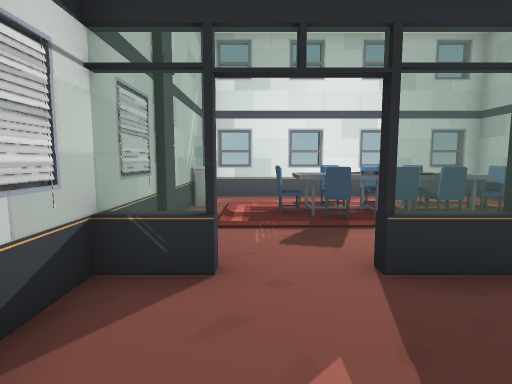
view 1 (above)

24 first-person views from a walk through a Unity game level. The camera is 1.3 m above the floor, tilts 6° down and sees 80° across. Doors are open. The floor is counted in squares, 1 m on a side. Each view is taken from the middle of a square. On the plan, view 1 faces up. The plan holds only what a view shows up to about 14 squares ahead; the rest is blank. The place goes on beyond the plan. Some animated figures are not drawn. Some surface patterns are stand-ins.

view 2
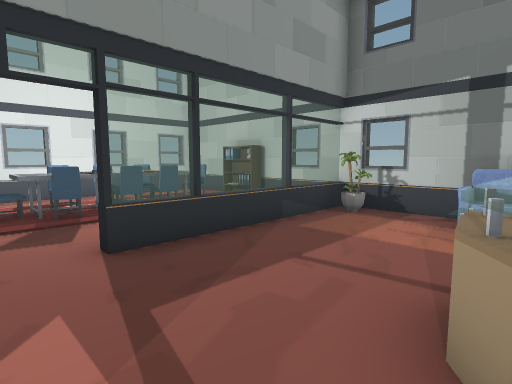

view 3
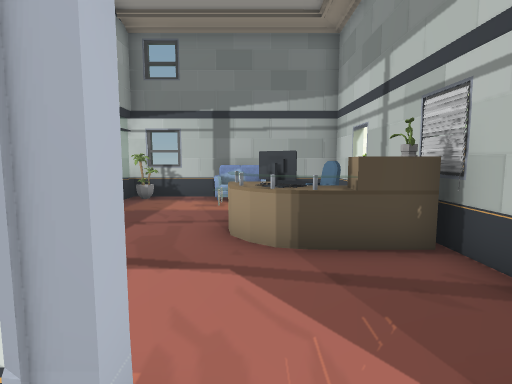

view 4
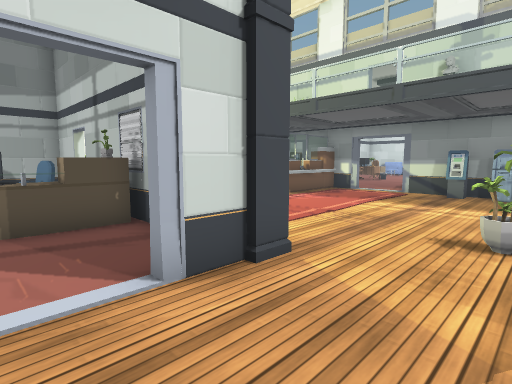

view 5
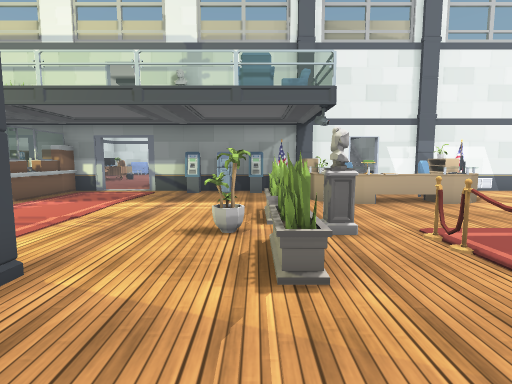

view 6
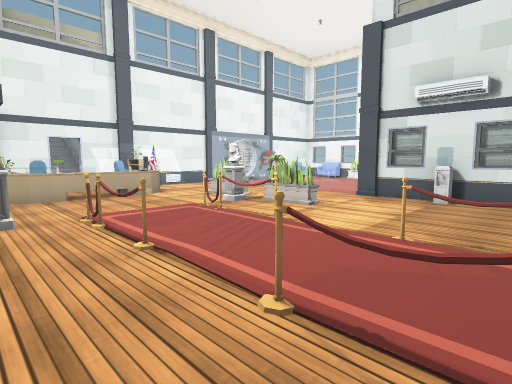

view 7
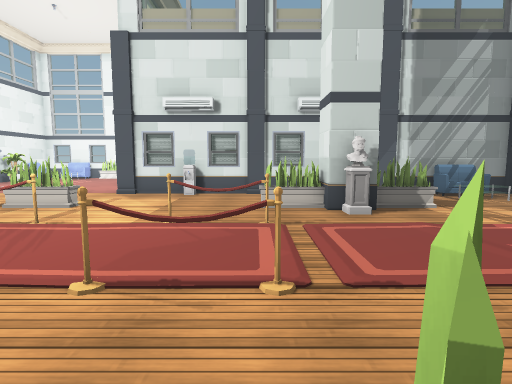

view 8
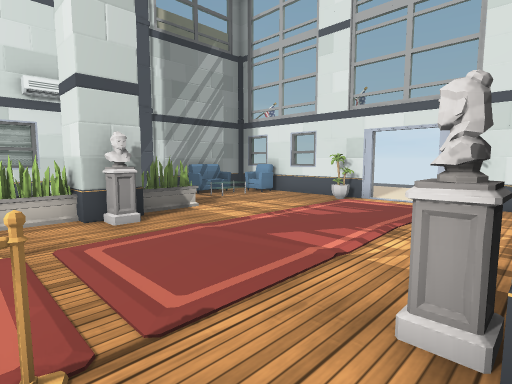

view 9
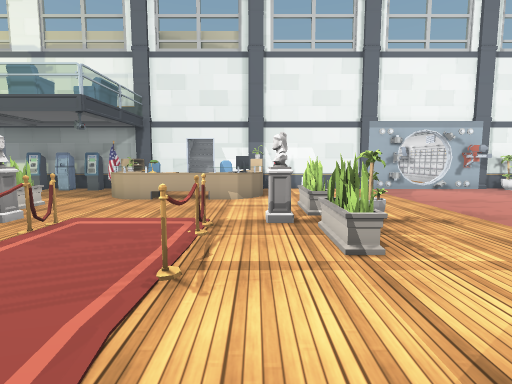

view 10
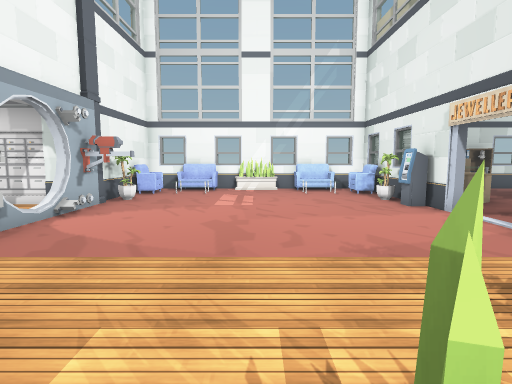

view 11
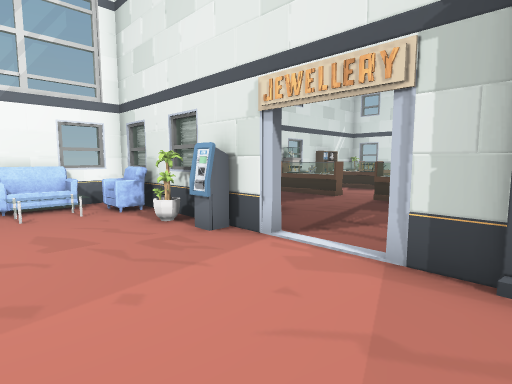

view 12
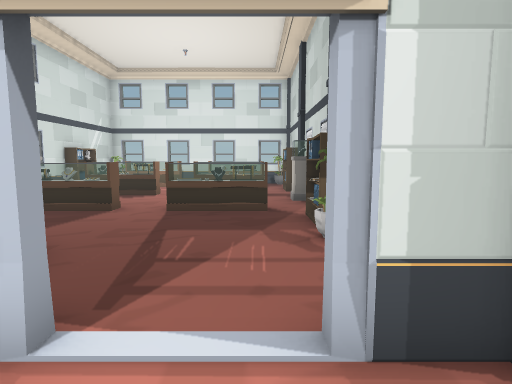

view 13
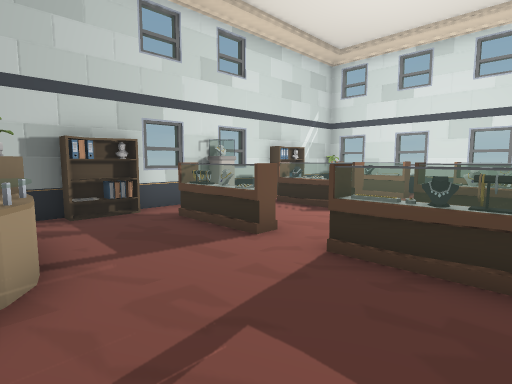

view 14
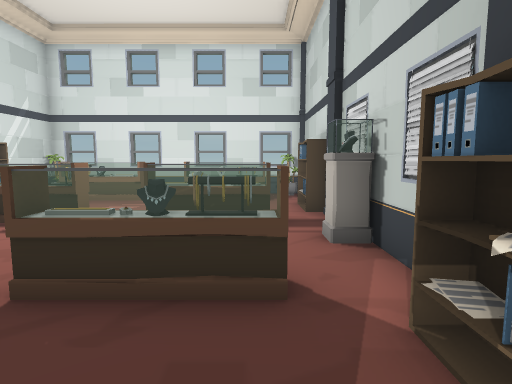

view 15
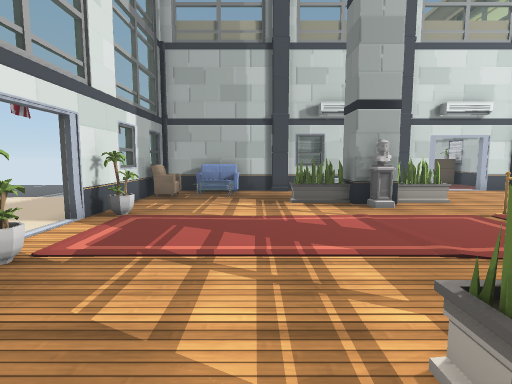

view 16
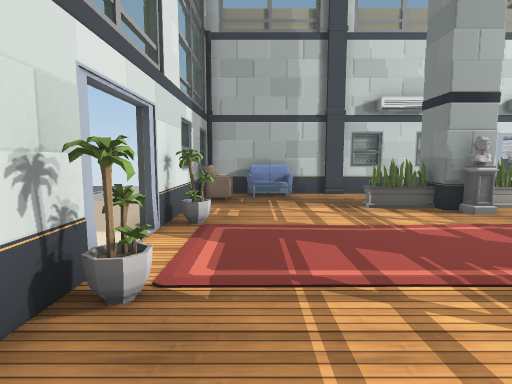

view 17
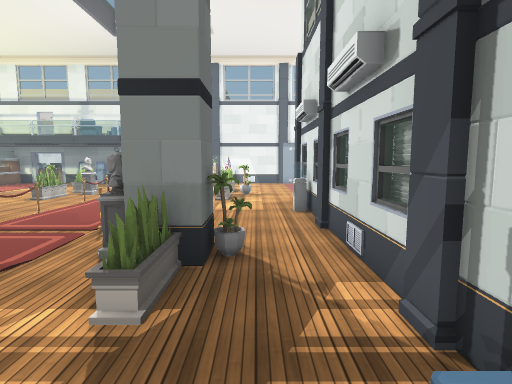

view 18
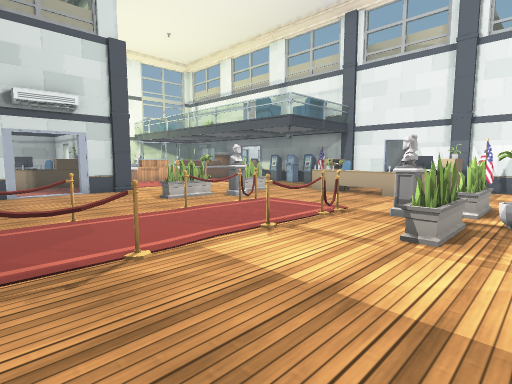

view 19
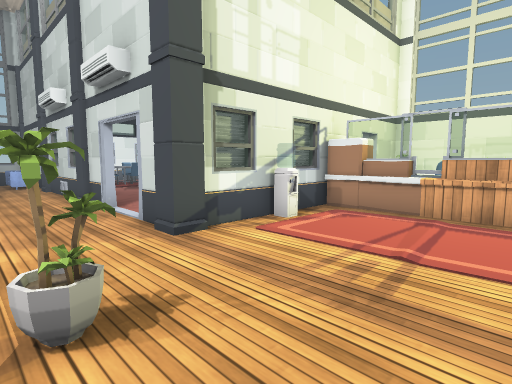

view 20
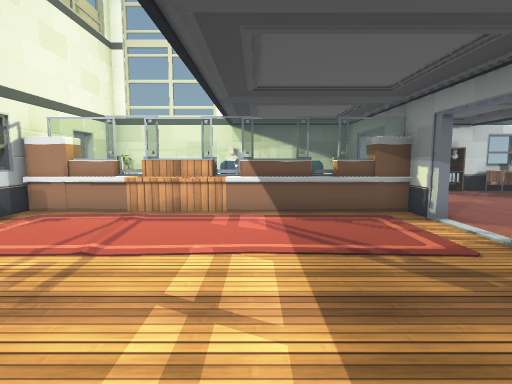

view 21
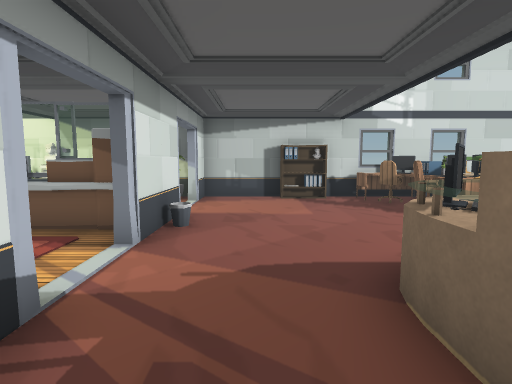

view 22
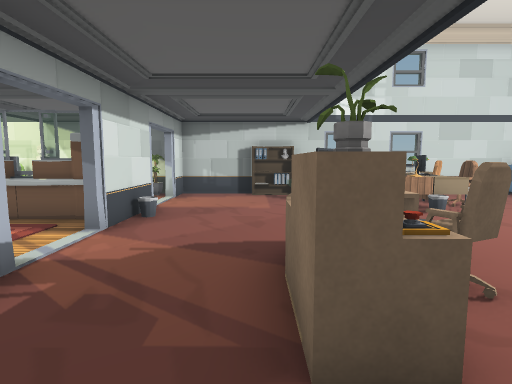

view 23
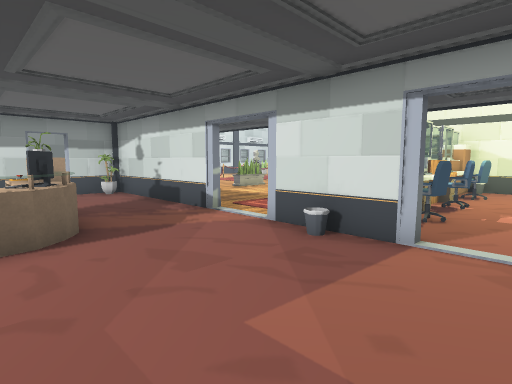

view 24
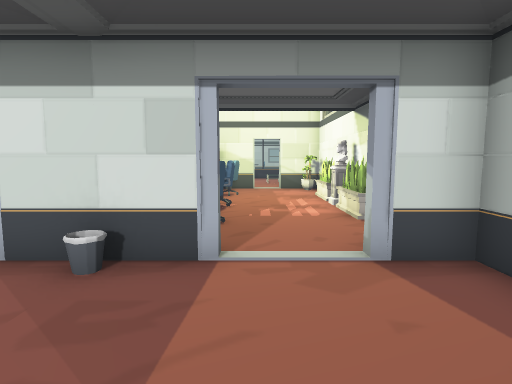

### Floor plan
Points are (right, up) in squares from view 1. A wall is a line through its corners. A room is listed if a view was taken in it or the views show most of it. See-through windows are left out.
Room 1 (views 1, 2)
walls: (1.3, -3.5) (1.3, -2.4); (1.4, -3.8) (5, -3.8); (6.1, -3.8) (7.9, -3.8); (-0.5, 3.8) (-0.5, 3.3) (-1.9, 3.3); (7.9, 3.3) (1.3, 3.3) (1.3, 3.7); (-1.8, 4) (-1.8, 2); (7.8, -4) (7.8, 3.5)
ways out: open door at (-1.5, -1) to room 2; open door at (0.5, 4) to room 2; open door at (5.5, -4) to room 2
objects: plant (2, -3); computer (2, -2) to (2, -1); other object (3, -3) to (3, -2); sofa (7, -1) to (7, 0)
Room 2 (views 3, 4, 5, 6, 7, 8, 9, 10, 11, 12, 13, 14, 15, 16, 17, 18, 19, 20)
walls: (-16.8, -2.4) (-16.8, -3.5); (-17.1, -2.4) (-17.1, -3.3); (-14.1, 3.5) (-14.1, 4.1) (-13.5, 4.1); (-17.4, -4.1) (-18.6, -4.1); (-16.7, 2.8) (-17.1, 2.8) (-17.1, 1.8); (-17.2, 2.4) (-17.2, 5.4); (-5.6, 4.1) (-4.8, 4.1); (-2.1, -0.6) (-2.1, 7.6); (-2.1, -3.5) (-2.1, -2.4); (-20.4, -4.1) (-26.6, -4.1); (-1.7, 2.8) (-2.2, 2.8); (-0.5, -3.9) (-1.1, -3.9); (-0.5, -4.1) (-1.6, -4.1); (-1.9, 4.1) (-1.9, 5.2); (-9, -13.8) (-0.4, -13.8); (-23.1, -3.9) (-23.9, -3.9); (-10.4, 10.8) (-26.8, 10.8) (-26.8, 8.6); (-16.5, -13.8) (-10.1, -13.8); (-1.8, 7.5) (-1.8, 4); (2.2, -4.2) (2.2, -3.9) (1.5, -3.9); (-4.5, 9.8) (-4.5, 10.6); (-16.8, 10.5) (-16.8, 1.5); (-1.8, 10.4) (-1.8, 9.4); (-21.5, -13.7) (-20.4, -13.7); (-26.8, -0.5) (-26.8, -3.6); (-26.8, -4.7) (-26.8, -13.2); (5, -4.1) (1.4, -4.1); (1.4, -13.8) (4.5, -13.8); (1.7, -14.2) (1.7, -13.8); (-26.8, 6.5) (-26.8, 1.5); (7.9, -4.1) (6.1, -4.1); (-26.4, -13.8) (-22.4, -13.8); (7.8, 3.5) (7.8, 6.5); (6.7, -14.2) (6.7, -13.8) (7.9, -13.8); (7.8, 8.6) (7.8, 10.8) (-8.6, 10.8); (7.8, -14.4) (7.8, -4)
low walls: (-14.6, 10.4) (-15.3, 10.4) (-15.3, 9.8); (-14.5, 10.6) (-14.5, 9.8) (-15.5, 9.8); (-3.5, 9.8) (-4.5, 9.8); (-3.6, 10.4) (-4.4, 10.4)
ways out: open door at (-1.5, -1) to room 1; open door at (0.5, 4) to room 1; open door at (5.5, -4) to room 1; open door at (-1, -14.5) to room 3; opening at (0, -14.5) to room 4; opening at (5, -14.5) to room 4; open door at (1.4, -14.2) to room 4; open door at (4, -14.5) to room 4; open door at (6.5, -14.5) to room 4; opening at (-19.5, -14); open door at (-19.5, -3.5); open door at (-17.5, -12); open door at (-9.5, -14); open door at (-9.5, 11)
objects: shelf (-27, 0) to (-26, 1); shelf (-27, 7) to (-26, 8); sofa (-26, -13) to (-25, -13); plant (-26, -9); sofa (-26, -5) to (-25, -5); pillar (-26, 4); other object (-26, 10); other object (-25, 2) to (-24, 2); other object (-25, 5) to (-25, 6); other object (-25, 9) to (-23, 9); other object (-24, -2) to (-24, -1); other object (-24, 6); plant (-23, -13); plant (-23, -5); desk (-23, -3) to (-22, -1); other object (-23, 2); other object (-23, 5) to (-23, 6); pillar (-22, -14); cash machine (-22, -5); other object (-21, -13) to (-21, -12); other object (-21, 2); other object (-21, 5) to (-21, 6); other object (-21, 9) to (-19, 9); other object (-20, 2); other object (-20, 5) to (-20, 6); other object (-19, 2); other object (-19, 5) to (-19, 6); plant (-18, -1); shelf (-18, 0) to (-18, 1); pillar (-18, 4); shelf (-18, 7) to (-18, 8); plant (-18, 10); pillar (-17, -4); water cooler (-17, -2) to (-16, -1); pillar (-17, 1); other object (-17, 4); pillar (-17, 6); sofa (-17, 8) to (-16, 9); plant (-14, -6); plant (-14, 2) to (-13, 2); plant (-14, 3); plant (-14, 5) to (-13, 5); plant (-13, -7); plant (-13, -6); pillar (-13, 3); pillar (-13, 4) to (-12, 4); pillar (-12, -14); other object (-12, -13); desk (-12, -13) to (-11, -12); computer (-12, -11) to (-11, -11); pillar (-12, -6); desk (-11, -10); barrier (-11, -6) to (-11, -5); barrier (-11, -4); other object (-11, -3); other object (-11, -1); barrier (-11, 0) to (-11, 1); plant (-11, 10); desk (-10, -11) to (-9, -10); desk (-8, -13) to (-7, -10); barrier (-8, -6) to (-8, -5); barrier (-8, -4); other object (-8, -3); other object (-8, -1); barrier (-8, 0) to (-8, 1); plant (-8, 10); pillar (-7, -14); pillar (-7, -7) to (-7, -6); pillar (-7, 4) to (-6, 4); other object (-6, -12); plant (-6, -8) to (-5, -8); plant (-6, -6); plant (-6, 2) to (-5, 2); pillar (-6, 3); plant (-6, 5) to (-5, 5); cash machine (-5, -13); cash machine (-4, -13); plant (-4, -6); cash machine (-3, -13) to (-2, -13); sofa (-3, 8) to (-2, 9); pillar (-2, -4); pillar (-2, 1); pillar (-2, 6); water cooler (-2, 9) to (-1, 9); water cooler (0, -5) to (1, -4); table (1, 7) to (2, 8); other object (2, 6); desk (3, -13) to (3, -12); desk (3, -11) to (3, -10); desk (3, -9) to (3, -7); desk (3, -6) to (3, -5); other object (3, 6); table (3, 7) to (5, 8); other object (4, -12); other object (4, -10); other object (4, -9); other object (4, -8); other object (4, -7); other object (4, 6); other object (6, 7); plant (7, -13); plant (7, -11) to (7, -10); pillar (7, -9) to (8, -9); plant (7, -8) to (7, -7); plant (7, -5); shelf (7, 7) to (8, 8)
Room 3 (views 21, 22)
walls: (-2.4, -17.3) (-1.5, -17.3); (-6.8, -17) (-6.8, -18); (-6.8, -14.5) (-6.8, -16); (-0.4, -14.2) (-6.5, -14.2)
ways out: open door at (-1, -14.5) to room 2; opening at (-1.5, -16) to room 4; open door at (-7.3, -16.3)
objects: plant (-6, -15); other object (-2, -18); other object (-1, -19)
Room 4 (views 23, 24)
walls: (4.6, -14.2) (1.4, -14.2); (7.8, -16.9) (7.8, -14.4); (7.8, -20.5) (7.8, -18.5); (7.9, -14.2) (6.4, -14.2)
ways out: opening at (0, -14.5) to room 2; opening at (5, -14.5) to room 2; open door at (1.4, -14.2) to room 2; open door at (4, -14.5) to room 2; open door at (6.5, -14.5) to room 2; opening at (-1.5, -16) to room 3
objects: computer (0, -18); desk (4, -20) to (7, -20); shelf (7, -18) to (8, -17)

Where each view was taken, in squares from view 1:
view 1: 0 up, 0 right, facing up
view 2: 1 down, 0 right, facing up-right
view 3: 1 down, 3 left, facing right
view 4: 1 down, 5 left, facing down-right
view 5: 1 down, 5 left, facing down
view 6: 1 up, 6 left, facing down-left
view 7: 1 up, 5 left, facing left
view 8: 1 up, 6 left, facing up-left
view 9: 0 up, 12 left, facing down
view 10: 9 down, 13 left, facing left
view 11: 8 down, 17 left, facing up-left
view 12: 6 down, 19 left, facing up
view 13: 2 down, 19 left, facing up-left
view 14: 1 down, 19 left, facing up
view 15: 7 up, 15 left, facing right
view 16: 9 up, 14 left, facing right
view 17: 9 up, 15 left, facing down
view 18: 1 up, 15 left, facing down-right
view 19: 9 down, 5 left, facing up-right
view 20: 10 down, 5 left, facing right
view 21: 16 down, 3 left, facing right
view 22: 17 down, 4 left, facing right
view 23: 19 down, 6 right, facing up-left
view 24: 18 down, 5 right, facing up
